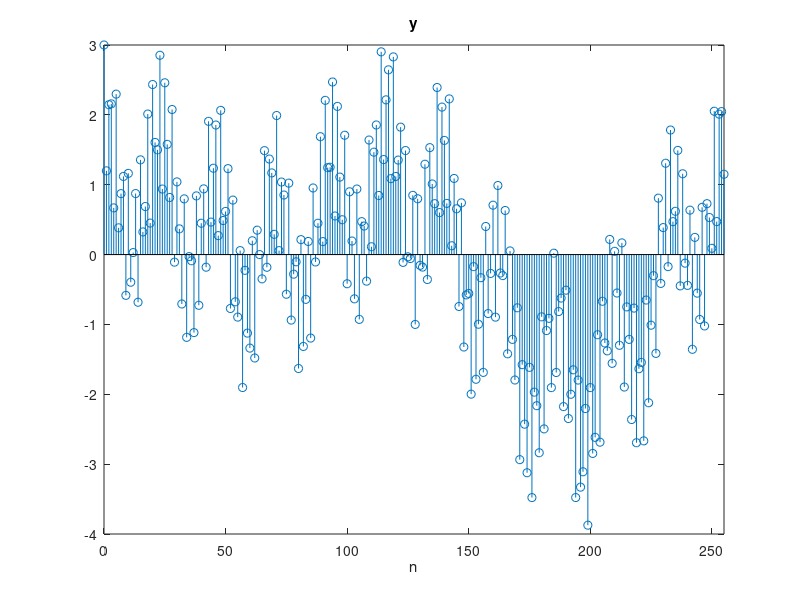

Write the MATLAB code that produced this figure.
%part 6
N = 256;
n = 0:(N-1);

y1 = sin((2*pi*n)/N);
y2 = cos((4*pi*n)/N);
y3 = cos((22*pi*n)/N);
y4 = cos((202*pi*n)/N);

y = y1 + y2 + y3 + y4;

figure
stem(n,y)
xlabel('n')
title('y')
xlim([0 N-1])
